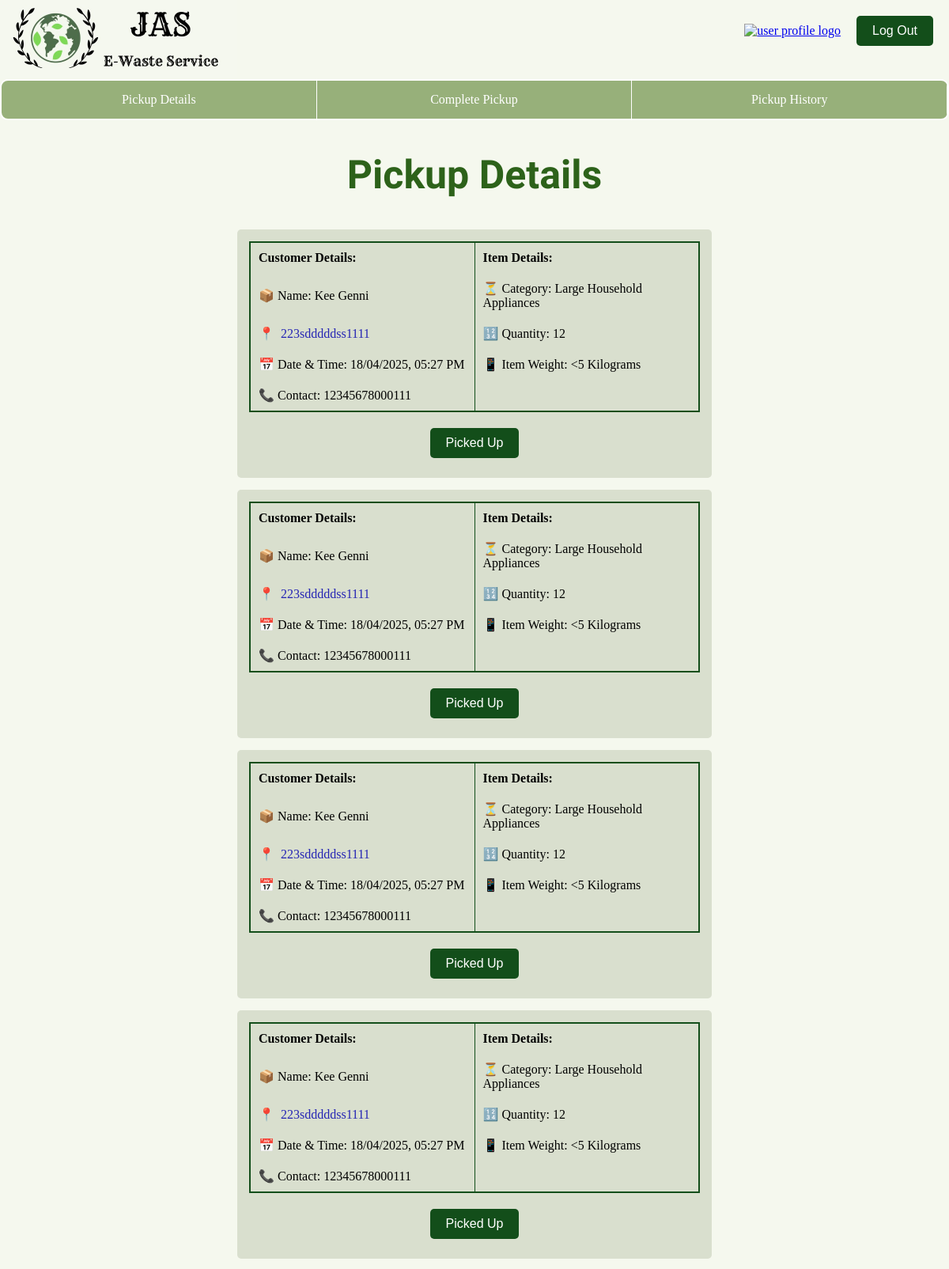
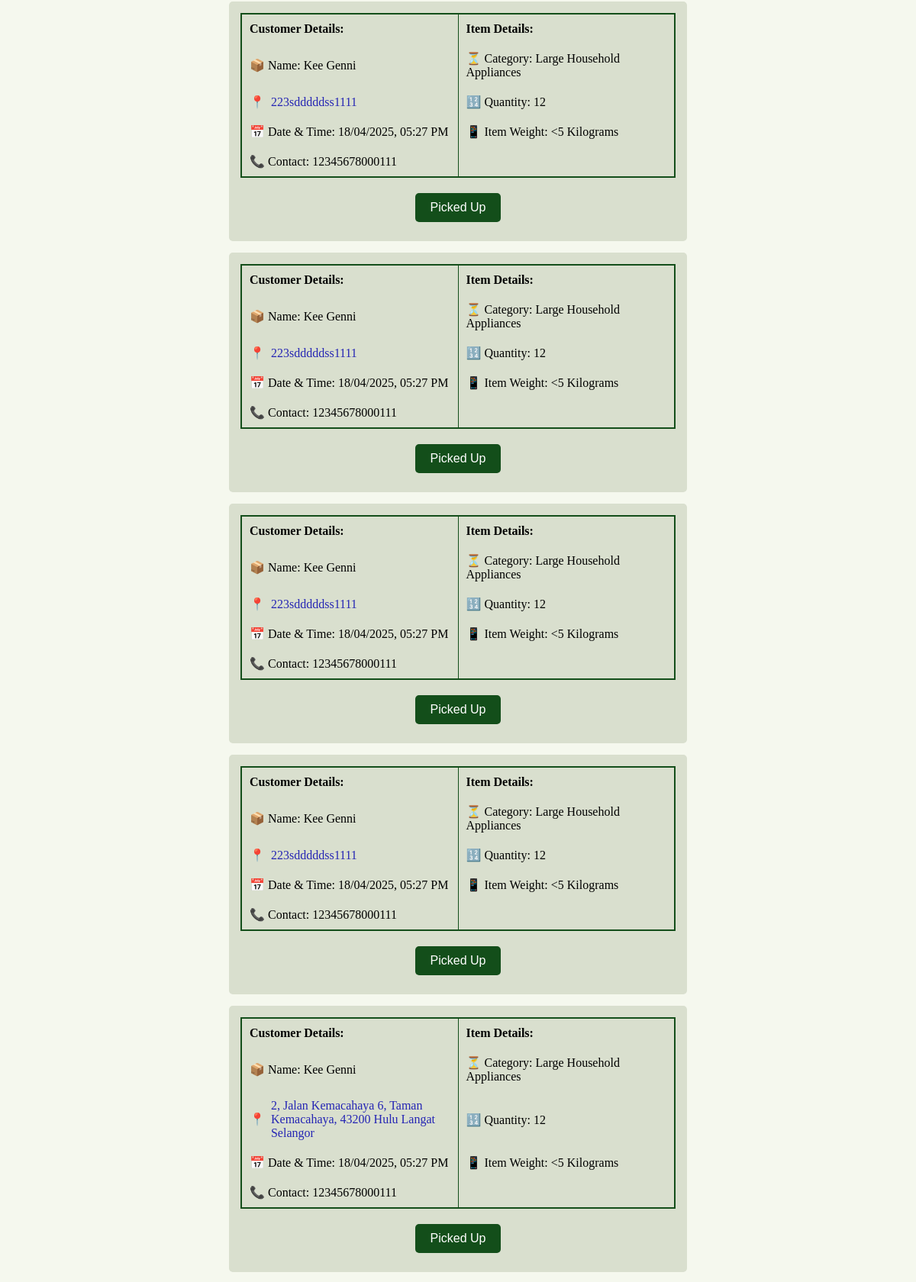
The app's page /driver/pickup_details/ (signed in, upper part) with its own data (2 pictures, top to bottom).
### database/models.py (models this page shows, shortened)
class ScheduleRequest(models.Model):
    requestID = models.CharField(primary_key=True, max_length=200)
    customer = models.ForeignKey(Customer, on_delete=models.CASCADE)
    category = models.ForeignKey(ItemCategory, on_delete=models.CASCADE)
    quantity = models.IntegerField()
    weight = models.TextField()
    date = models.DateField()
    time = models.TimeField()
    address = models.TextField()
    status = models.CharField(max_length=50, default="Pending")
    rejectedReason = models.ForeignKey(Reason, on_delete=models.CASCADE, null=True, blank=True)
    driver = models.ForeignKey(Driver, on_delete=models.CASCADE, null=True, blank=True)
    operator = models.ForeignKey(Operator, on_delete=models.CASCADE, null=True, blank=True)
    trackingnumber = models.CharField(max_length=200, unique=True)

class Customer (models.Model):
    customerID = models.CharField(primary_key=True, max_length=200)
    name = models.CharField(max_length=50)
    email = models.EmailField(max_length=100, unique=True)
    password = models.CharField(max_length=200)
    phoneNumber = models.IntegerField()
    address = models.TextField()
    state = models.CharField(max_length=50)
    points = models.IntegerField(blank = True, null = True, default=0)

class ItemCategory (models.Model):
    categoryID = models.CharField(primary_key=True, max_length=50)
    itemType = models.CharField(max_length=50)
    pointsGiven = models.IntegerField()

### driver/views.py (the view)
# urls.py: path('pickup_details/', pickup_details, name='pickup_details'), #Pickup Details
def pickup_details(request):
    driverID = request.session.get("user_id")
    pickups = ScheduleRequest.objects.filter(driver_id=driverID, status="Approved").order_by('date', 'time') #Sort by closest date and time
    return render(request, 'driver/pickupDetails.html', {'pickups': pickups})

### driver/templates/driver/pickupDetails.html (shortened to what this page needs)
{% extends 'driver/base_driver.html' %}
{% load static %}
{% block extra_css %}
    <link rel="stylesheet" href="{% static 'css/pickupDetails.css' %}">
{% endblock %}
{% block content %}
<body>
    <div class="main-content">
        <h1 class="title">Pickup Details</h1>
        <div class="activity-container">
            {% for pickup in pickups %}
            <div class="activity-card">
                <table>
                    <tr>
                        <td><strong>Customer Details:</strong></td>
                        <td><strong>Item Details:</strong></td>
                    </tr>
                    <tr>
                        <td>📦 Name: {{ pickup.customer.name }}</td>
                        <td>⏳ Category: {{ pickup.category.itemType }}</td>
                    </tr>
                    <tr>
                        <td>
                            <div class="location">
                                <div class="location-icon">
                                    📍
                                </div>
                                <div>
                                    <a class="location-url" href="https://www.google.com/maps?q={{ pickup.address|urlencode }}" target="_blank">
                                        {{ pickup.address }}
                                </a>
                                </div>
                            </div>
                        </td>
                        <td>🔢 Quantity: {{ pickup.quantity }}</td>
                    </tr>
                    <tr>
                        <td>📅 Date & Time: {{ pickup.date|date:"d/m/Y" }}, {{ pickup.time|time:"h:i A" }}</td>
                        <td>📱 Item Weight:
                            {% if pickup.weight == "less1" %} &lt;1 Kilogram
                            {% elif pickup.weight == "less2" %} &lt;2 Kilograms
                            {% elif pickup.weight == "less5" %} &lt;5 Kilograms
                            {% elif pickup.weight == "more5" %} >5 Kilograms
                            {% else %} {{ pickup.weight }} Kilograms
                            {% endif %}
                        </td>
                    </tr>
                    <tr>
                        <td>📞 Contact: {{ pickup.customer.phoneNumber }}</td>
                    </tr>
                </table>
                <div class="btn-container">
                    <button type="submit" class="btn submit" data-picked-id="{{ pickup.requestID }}">Picked Up</button>
                </div>
            </div>
            {% empty %}
                <p>No pickup requests found.</p>
            {% endfor %}
        </div>
    </div>
</body>
{% endblock %}

### static/css/base.css (style rules this page uses)
html, body { height: 100%; margin: 0; display: flex; flex-direction: column; }

### driver/static/css/pickupDetails.css (style rules this page uses)
html, body { height: 100%; margin: 0; display: flex; flex-direction: column; }
.main-content { flex: 1; }
body { background-color: #F5F8EE; text-align: center; margin: 0; padding: 20px; }
.title { font-family: 'Sansita Swashed', cursive; font-size: 50px; color: #2d621a; padding: 40px; }
.btn-container { display: flex; justify-content: center; gap: 30px; margin-bottom: 10px; margin-top: 20px; }
.btn { padding: 10px 20px; border: none; border-radius: 5px; cursor: pointer; font-size: 16px; }
.submit { background-color: #134E1A; color: white; justify-content: center; }
.location { display: flex; align-items: center; gap: 8px; }
.location-icon { line-height: 1; ; }
.location-url { text-decoration: none; color: rgb(37, 37, 180); }
.activity-container { width: 90%; max-width: 600px; margin: auto; }
.activity-card { background: #D9DFCE; padding: 15px; margin-bottom: 15px; border-radius: 5px; text-align: left; }
table { width: 100%; border-collapse: collapse; border: 2px solid #134E1A; overflow: hidden; table-layout: fixed; }
th, td { padding: 10px; text-align: left; border-left: 1px solid #134E1A; border-right: 1px solid #134E1A; border-radius: 5px; }
tr:last-child { border-bottom: none; }

### driver/templates/driver/header-driver.html (style rules this page uses)
* { margin: 0; padding: 0; box-sizing: border-box; }
body { margin: 0; padding: 0; z-index: 1; }

### driver/templates/driver/navbar-driver.html (style rules this page uses)
body { margin: 0; padding: 0; z-index: 2; }

### records on screen
ScheduleRequest: customer.name "Kee Genni", category.itemType "Large Household Appliances", address "223sdddddss1111", quantity "12", date "18/04/2025", time "05:27 PM", weight "<5 Kilograms", customer.phoneNumber "12345678000111"
ScheduleRequest: customer.name "Kee Genni", category.itemType "Large Household Appliances", address "223sdddddss1111", quantity "12", date "18/04/2025", time "05:27 PM", weight "<5 Kilograms", customer.phoneNumber "12345678000111"
ScheduleRequest: customer.name "Kee Genni", category.itemType "Large Household Appliances", address "223sdddddss1111", quantity "12", date "18/04/2025", time "05:27 PM", weight "<5 Kilograms", customer.phoneNumber "12345678000111"
ScheduleRequest: customer.name "Kee Genni", category.itemType "Large Household Appliances", address "223sdddddss1111", quantity "12", date "18/04/2025", time "05:27 PM", weight "<5 Kilograms", customer.phoneNumber "12345678000111"
ScheduleRequest: customer.name "Kee Genni", category.itemType "Large Household Appliances", address "223sdddddss1111", quantity "12", date "18/04/2025", time "05:27 PM", weight "<5 Kilograms", customer.phoneNumber "12345678000111"
ScheduleRequest: customer.name "Kee Genni", category.itemType "Large Household Appliances", address "223sdddddss1111", quantity "12", date "18/04/2025", time "05:27 PM", weight "<5 Kilograms", customer.phoneNumber "12345678000111"
ScheduleRequest: customer.name "Kee Genni", category.itemType "Large Household Appliances", address "223sdddddss1111", quantity "12", date "18/04/2025", time "05:27 PM", weight "<5 Kilograms", customer.phoneNumber "12345678000111"
ScheduleRequest: customer.name "Kee Genni", category.itemType "Large Household Appliances", address "223sdddddss1111", quantity "12", date "18/04/2025", time "05:27 PM", weight "<5 Kilograms", customer.phoneNumber "12345678000111"
ScheduleRequest: customer.name "Kee Genni", category.itemType "Large Household Appliances", address "2, Jalan Kemacahaya 6, Taman Kemacahaya, 43200 Hulu Langat Selangor", quantity "12", date "18/04/2025", time "05:27 PM", weight "<5 Kilograms", customer.phoneNumber "12345678000111"
